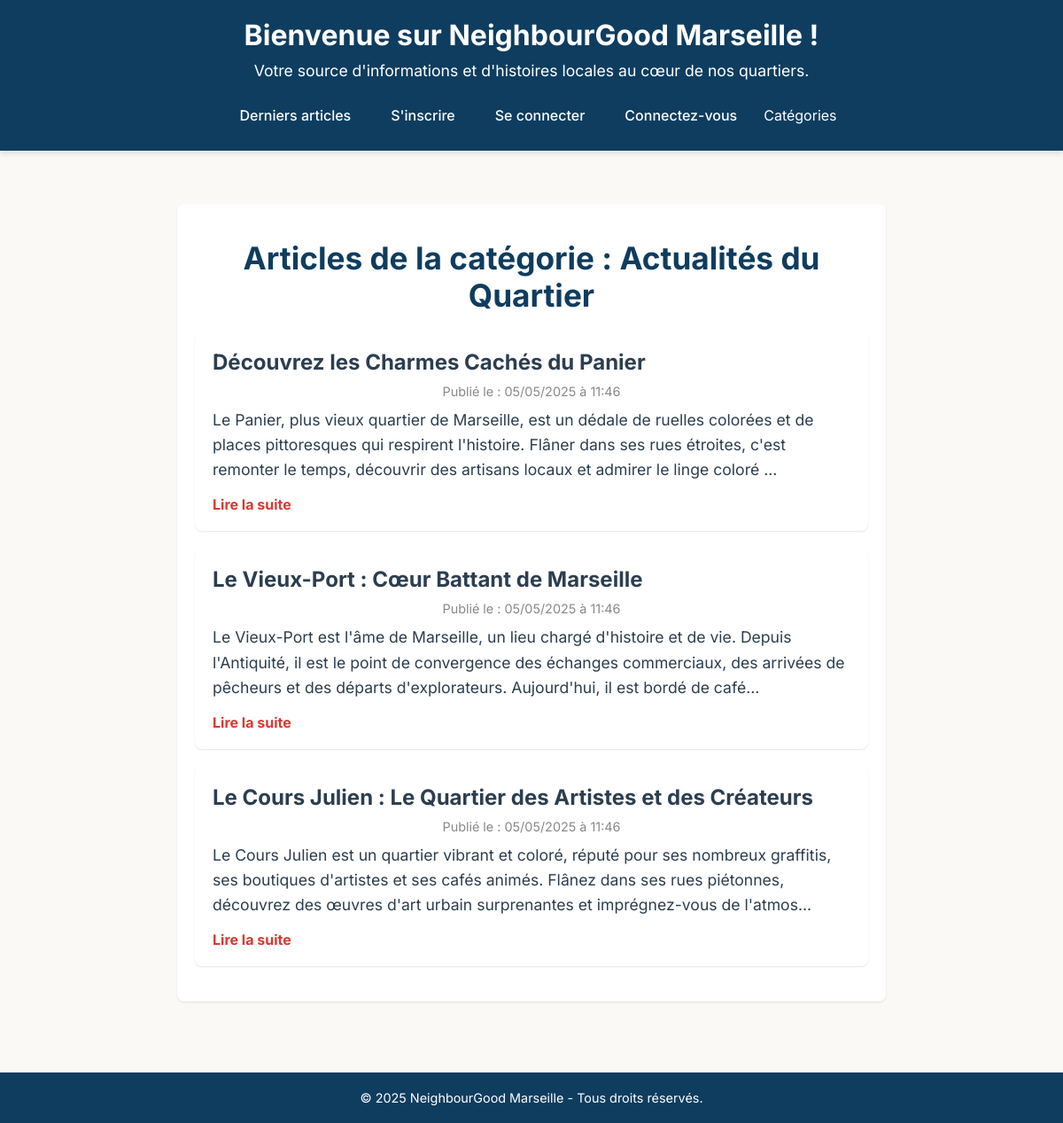
Page /ctrl/category.php?id=110 on the committed database.
### tables this page shows
CREATE TABLE category (
    id INT UNSIGNED AUTO_INCREMENT PRIMARY KEY
    ,name VARCHAR(100) UNIQUE NOT NULL COMMENT 'Nom catégorie'
    ,display_rank INT NOT NULL COMMENT 'Ordre'
);

CREATE TABLE article (
    id INT UNSIGNED AUTO_INCREMENT PRIMARY KEY
    ,title VARCHAR(255) NOT NULL COMMENT 'Titre'
    ,content TEXT NOT NULL COMMENT 'Contenu article'
    ,created_at TIMESTAMP DEFAULT CURRENT_TIMESTAMP
    ,published_at TIMESTAMP DEFAULT CURRENT_TIMESTAMP
    ,updated_at TIMESTAMP DEFAULT CURRENT_TIMESTAMP ON UPDATE CURRENT_TIMESTAMP
    ,account_id INT UNSIGNED NOT NULL COMMENT 'ID Auteur'
    ,category_id INT UNSIGNED DEFAULT NULL COMMENT 'ID Catégorie'
    ,is_published BOOLEAN DEFAULT FALSE
    ,FOREIGN KEY (account_id) REFERENCES account(id)
    ,FOREIGN KEY (category_id) REFERENCES category(id)
);

### ctrl/category.php (called while the page is built, shortened)
<?php
require_once $_SERVER['DOCUMENT_ROOT'] . '/ctrl/_core/ctrl.php';
require_once $_SERVER['DOCUMENT_ROOT'] . '/model/lib/blog.php';
class Category extends Ctrl
{
    public function getPageTitle(): ?string
    {
        return 'Articles de la catégorie : ' . $this->viewArgs['category']['name'];
    }
    public function do(): void
    {
        $id = $_GET['id'];
        $category = LibBlog::getCategory($id);
        $listArticleFromCategory = LibBlog::listArticleFromCategory($id);
    }
}
$ctrl = new Category();
$ctrl->execute();

### model/lib/db.php (called while the page is built, shortened)
<?php
class Lib
{
    public static function connect(): PDO
    {
        $db = parse_ini_file($_SERVER['DOCUMENT_ROOT'] . '/cfg/db.ini');
        $dsn = 'mysql:host=' . $db['host'] . ';port=' . $db['port'] . ';dbname=' . $db['name'];
        $pdo = new PDO($dsn, $db['user'], $db['password']);
        return $pdo;
    }
}

### model/lib/blog.php (called while the page is built, shortened)
<?php
require_once $_SERVER['DOCUMENT_ROOT'] . '/model/lib/db.php';
class blog
{
    public static function listArticleFromCategory($id): array
    {
        $query = 'SELECT article.id, article.title, article.content, article.created_at, article.published_at, article.updated_at, article.account_id, article.category_id, article.is_published';
        $query .= ' FROM article JOIN category ON article.category_id = category.id WHERE category.id = :id ORDER BY published_at DESC;';
        $statement = LibDb::connect()->prepare($query);
        $statement->bindParam(':id', $id);
        $statement->execute();
        $listArticleFromCategory = $statement->fetchAll(PDO::FETCH_ASSOC);
        return $listArticleFromCategory;
    }
    public static function getCategory($id): ?array
    {
        $query = 'SELECT category.id, category.name FROM category WHERE category.id = :id;';
        $statement = LibDb::connect()->prepare($query);
        $statement->bindParam(':id', $id);
        $statement->execute();
        $category = $statement->fetch(PDO::FETCH_ASSOC);
        return $category;
    }
}

### view/category.php (the view)
<main>
    <div class="container">
        <h2>Articles de la catégorie : <?= ($args['category']['name'] ?? 'Inconnue') ?></h2>
        <?php if (!empty($args['listArticleFromCategory'])): ?>
            <ul class="article-list">
                <?php foreach ($args['listArticleFromCategory'] as $article): ?>
                    <li class="article-item">
                        <h3><a href="/ctrl/article-show.php?id=<?= $article['id'] ?>"><?= ($article['title']) ?></a></h3>
                        <p class="publish-date">Publié le : <?= isset($article['published_at']) ? date('d/m/Y à H:i', strtotime($article['published_at'])) : 'Non défini' ?></p>
                        <div class="article-content">
                            <?= substr(nl2br(($article['content'])), 0, 250) ?>...
                        </div>
                        <p><a href="/ctrl/article-show.php?id=<?= $article['id'] ?>" class="read-more-link">Lire la suite</a></p>
                    </li>
                <?php endforeach; ?>
            </ul>
        <?php else: ?>
            <p class="no-articles">Il n'y a pas encore d'articles dans cette catégorie.</p>
        <?php endif; ?>
    </div>
</main>

### asset/css/style.css (style rules this page uses)
* { box-sizing: border-box; margin: 0; padding: 0; }
body { font-family: 'Inter', sans-serif; margin: 0; padding: 0; background-color: var(--color-background); color: var(--color-text); }

### asset/css/root.css (style rules this page uses)
:root { --color-primary: #0F3D5F; --color-secondary: #50A7D2; --color-secondary-second: #22D9EA; --color-accent: #D83931; --color-background: #FAF9F6; --color-text: #2C3E50; --shadow-sm: 0 1px 2px rgba(0, 0, 0, 0.1); --shadow-md: 0 4px 6px rgba(0, 0, 0, 0.1); --transition: all 0.3s ease; }

### asset/css/article-show.css (style rules this page uses)
.container { max-width: 800px; margin: 20px auto; padding: 20px; background-color: #fff; border-radius: 8px; box-shadow: var(--shadow-md); }
h2 { color: var(--color-primary); margin-bottom: 20px; margin-top: 20px; text-align: center; }
.publish-date { color: var(--color-secondary); font-size: 0.9em; margin-bottom: 10px; text-align: center; }

### asset/css/public.css (style rules this page uses)
main { padding: 20px; margin-top: 20px; min-height: calc(100vh - 200px); }
.article-item { background-color: #fff; padding: 20px; margin-bottom: 20px; border-radius: 8px; box-shadow: var(--shadow-sm); transition: var(--transition); }
.article-item h3 { font-size: 1.5em; margin-bottom: 10px; }
.article-item h3 a { color: var(--color-text); text-decoration: none; transition: color 0.2s ease; }
.publish-date { font-size: 0.9em; color: #888; margin-bottom: 10px; }

### asset/css/category.css (style rules this page uses)
main { padding: 20px; margin-top: 20px; min-height: calc(100vh - 200px); }
.article-item { background-color: #fff; padding: 20px; margin-bottom: 20px; border-radius: 8px; box-shadow: var(--shadow-sm); transition: var(--transition); }
.article-item h3 { font-size: 1.5em; margin-bottom: 10px; }
.article-item h3 a { color: var(--color-text); text-decoration: none; transition: color 0.2s ease; }
.publish-date { font-size: 0.9em; color: #888; margin-bottom: 10px; }
.container { max-width: 1000px; margin: 0 auto; padding: 20px; }
.container h2 { font-size: 2em; margin-bottom: 20px; color: var(--color-primary); text-align: center; }
.article-list { list-style: none; padding: 0; margin: 0; }
.article-list .article-item { background-color: #fff; padding: 20px; margin-bottom: 20px; border-radius: 8px; box-shadow: var(--shadow-sm); transition: var(--transition); }
.article-list .article-item h3 { font-size: 1.5em; margin-bottom: 10px; }
.article-list .article-item h3 a { color: var(--color-text); text-decoration: none; transition: color 0.2s ease; }
.article-list .article-item .publish-date { font-size: 0.9em; color: #888; margin-bottom: 10px; }
.article-list .article-item .article-content { margin-bottom: 15px; line-height: 1.6; }
.article-list .article-item .read-more-link { color: var(--color-accent); text-decoration: none; font-weight: bold; transition: color 0.2s ease; }

### asset/css/container.css (style rules this page uses)
.container { max-width: 800px; margin: 20px auto; padding: 20px; background-color: #fff; border-radius: 8px; box-shadow: var(--shadow-sm); }
.container h2 { font-size: 2.2em; margin-bottom: 20px; color: var(--color-primary); }
.container .article-content { line-height: 1.7; color: var(--color-text); font-size: 1.1em; }
.container .publish-date { font-size: 0.9em; color: #888; margin-bottom: 20px; display: block; }

### asset/css/profile.css (style rules this page uses)
.article-list, .comment-list { list-style: none; padding: 0; margin: 0; }
.article-item { background-color: #fff; padding: 20px; margin-bottom: 20px; border-radius: 8px; box-shadow: var(--shadow-sm); transition: var(--transition); }
.article-item h3 { font-size: 1.5em; margin-bottom: 10px; }
.article-item h3 a { color: var(--color-text); text-decoration: none; transition: color 0.2s ease; }
.publish-date { font-size: 0.9em; color: #888; margin-bottom: 10px; }

### rows in the picture
category: name "Actualités du Quartier"
article: title "Découvrez les Charmes Cachés du Panier", published_at "05/05/2025 à 11:46", content "Le Panier, plus vieux quartier de Marseille, est un dédale de ruelles colorées et de places pittoresques qui respirent l'histoire. Flâner dans ses rues étroites, c'est remonter le temps, découvrir des artisans locaux et admirer le linge coloré"
article: title "Le Vieux-Port : Cœur Battant de Marseille", published_at "05/05/2025 à 11:46", content "Le Vieux-Port est l'âme de Marseille, un lieu chargé d'histoire et de vie. Depuis l'Antiquité, il est le point de convergence des échanges commerciaux, des arrivées de pêcheurs et des départs d'explorateurs. Aujourd'hui, il est bordé de café"
article: title "Le Cours Julien : Le Quartier des Artistes et des Créateurs", published_at "05/05/2025 à 11:46", content "Le Cours Julien est un quartier vibrant et coloré, réputé pour ses nombreux graffitis, ses boutiques d'artistes et ses cafés animés. Flânez dans ses rues piétonnes, découvrez des œuvres d'art urbain surprenantes et imprégnez-vous de l'atmos"
